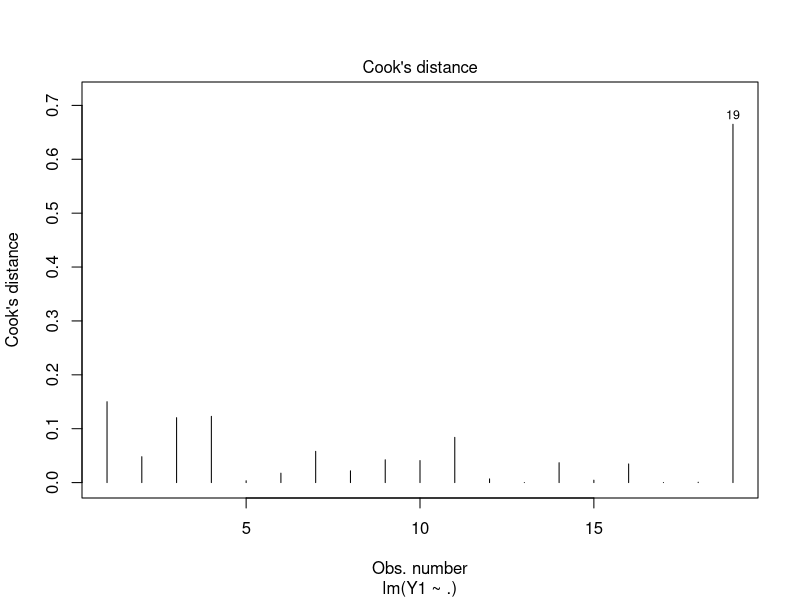
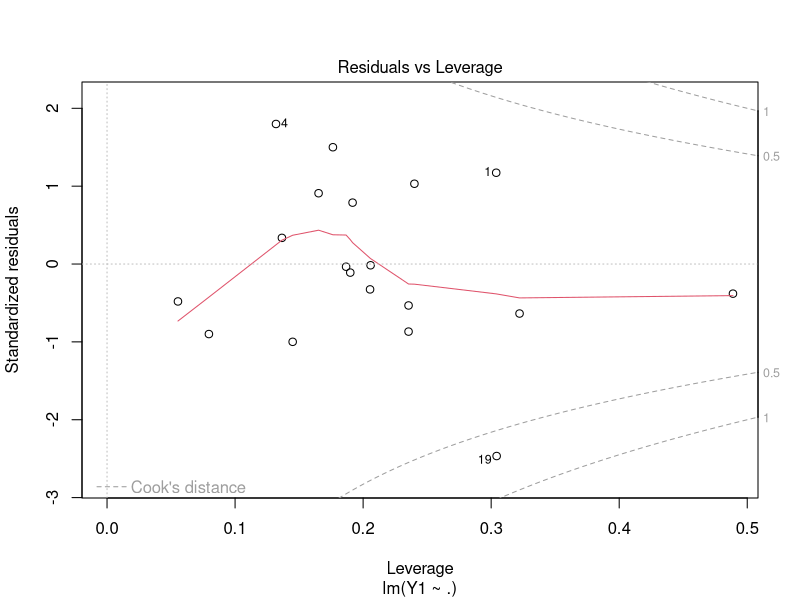

The R source for these figures, in order:
## ---- chunk 1
library(dplyr)
data_regd5 = read.table("RegD4.txt", header=TRUE)

# Divding the dataset into train and test set.
train5=slice(data_regd5, seq(-10, -nrow(data_regd5), -10))
test5=slice(data_regd5, seq(10, nrow(data_regd5), 10))

# Linear Model
lm_model_reg5=lm(Y1~.,train5)
summary(lm_model_reg5)
## ---- chunk 2
library (quantreg)
# Linear Model
model_reg5=rq(Y1~.,data=train5)
summary(model_reg5)
## ---- chunk 3
library (MASS)
# Linear Model
model_reg5=rlm(Y1~.,data=train5)
summary(model_reg5)
## ---- chunk 4
library (robustbase)
# Linear Model
model_reg5=ltsReg(Y1~.,data=train5)
summary(model_reg5)
## ---- chunk 5
# Cook's distance
plot(lm_model_reg5,4,id.n = 1)
## ---- chunk 6
# Residuals vs Leverage
plot(lm_model_reg5, 5,id.n = 3)
## ---- chunk 7
# Linear Model
lm_model_reg5=lm(Y1~.,train5[-c(19,4),])
summary(lm_model_reg5)
